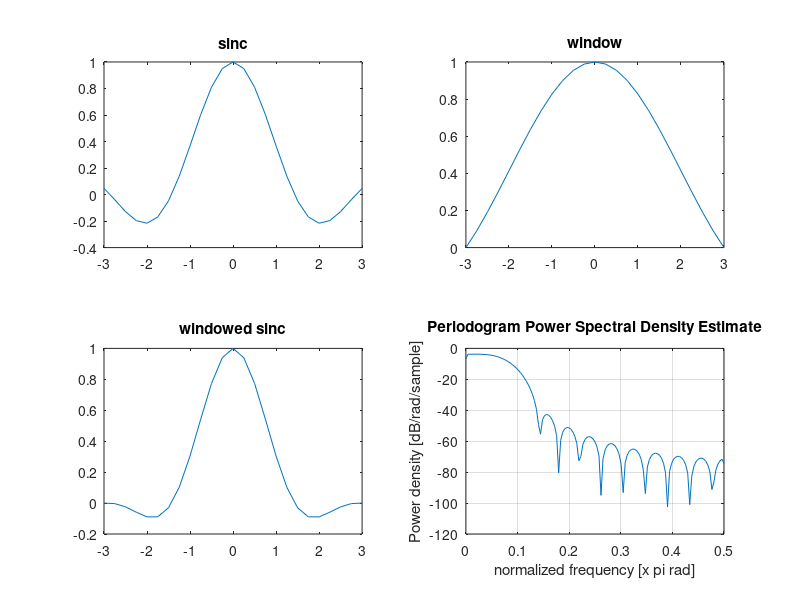
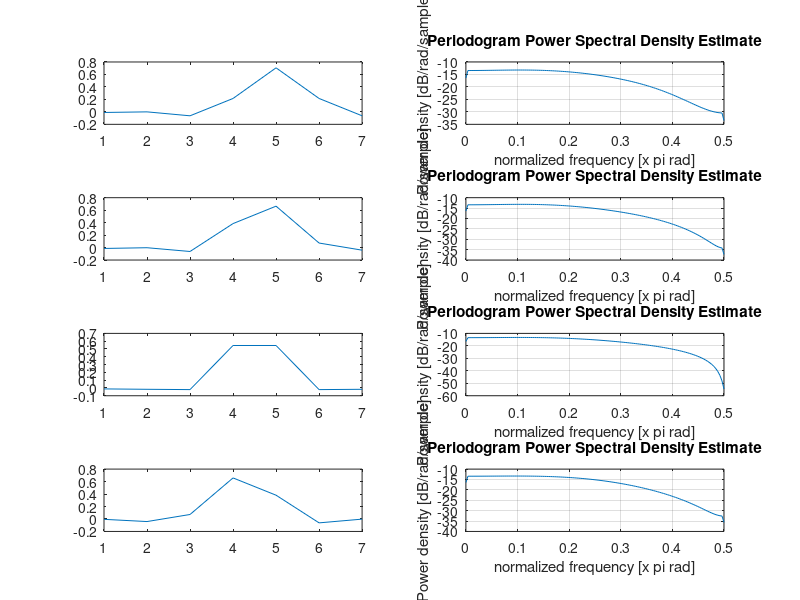
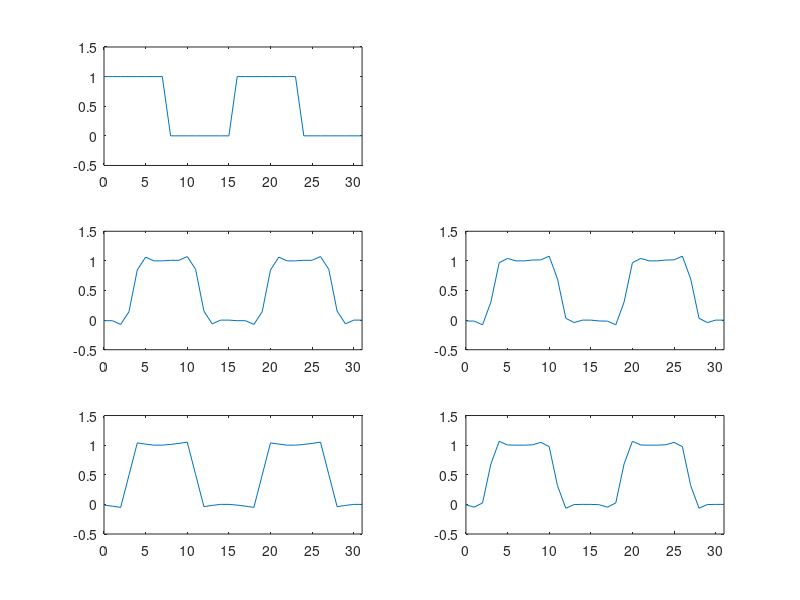
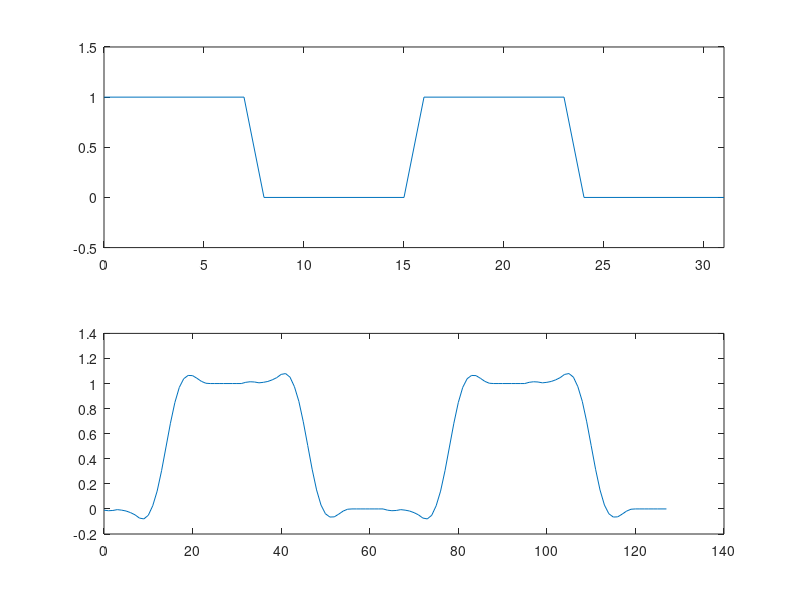

MATLAB code to generate these figures, in order:
% Polyphase Lanczos-windowed sinc interpolation filter generator
% Brendan Lynskey 2018
%

% Design 1D interpolation filter for SD video (Rec 601)
%
% Provides a few options fo rspecification of desired filter charachteristics
%
%
% Real video signals captured using pre-sampling anti-alias filter
% BT.601 recommended pre-sampling filter is ~halfband, as follows:
%    12dB atten @6.75MHz (@0.25 x Fs)
%    40dB atten @8.00MHz (@0.30 x Fs)
%
% Will assume all significant signal-energy contained within this mask
% Aim to make SNR no worse than this
%
% Dynamic range of signals, assuming that use full-scale:
%   8b samples: ~48dB
%  10b samples: ~60dB
%
%
% NB: not specifying passband ripple
%
%
% TO DO: use firls() to find hand-optimised filter, and compare performance

clear all
close all
figure_num = 1;

% Specify filter
%
%    lanczos_order:    number of lobes each side of the main-lobe.
%                      higher order yields higher performance, at greater cost
%    intrp_ratio:      desired interpolation (scaling) factor
%                      equals number of sub-filter phases
%    signed_coeff_wid: bit-width of FIR coefficients (2's complement)
%                      must represent +/-1, so 2 MS bits to left of binary point
%
lanczos_order      = 3;
intrp_ratio        = 4;
%signed_coeff_wid   = 9; % Altera multipliers used efficiently with 9b IPs
signed_coeff_wid   = 18; % Altera multipliers used fully with 18b IPs




% PART 1
% Design a filter which, after up-sampling, attenuates images sufficiently
% for given lanczos_order and intrp_ratio
%
% Specify Rec601 presampling filter mask
f_samp_orig        = 27000000;
f_presamp_40dB     =  8000000;
% Anti-imaging filter transition band specified @ lower edge of 1st image 
f_trans_beg        = (f_samp_orig * 0.25) / f_samp_orig;
f_trans_end        = (f_samp_orig - f_presamp_40dB) / f_samp_orig;

%
% Specify required attenuation. Build up from abse-spec
% Spec image power @end of transition band (worst-case folding here)
%
% Option 1) Spec attenuation guaranteed by Rec601 presampling filter (40dB)
atten_trans_end_dB = 40;
% Option 2) Spec SNR implied by 8b dynamic range (~48dB)
%atten_trans_end_dB = 6.02 * 8;
% Option 3) Spec SNR implied by 10b dynamic range (~60dB)
%atten_trans_end_dB = 6.02 * 10;
%
% Add extra 3dB to make folded-down power insignificant
atten_trans_end_dB = atten_trans_end_dB + 3;
% Add factor for number of images which will fold-down                          - CHECK!
atten_trans_end_dB = atten_trans_end_dB + log10(intrp_ratio-1);



% PART 2
% Generate 1D windowed sinc filter (Lanczos window), over-sampled for upscaling
% 
% Find highest filter Fcutoff for desired attenuation from f_trans_end to PI
%     sinc_pband_scale: sinc argument scale-factor. 
%                       changes Fcutoff of sinc-filter (1 = all-pass)
%
%
for sinc_pband_scale = 1.0:-0.001: 0.01

  %printf("Check relative atten at sinc_pband_scale = %f\n", sinc_pband_scale)

  % Generate normalised sinc filter. Sinc good as filter must be symmetric,
  % as linear phase preserves edges in images
  % Then generate Lanczos window:
  %    Single main sinc lobe, scaled_taps
  %    Zero at lower and upper extremes
  idx_sinc        = (-1*lanczos_order) : 1/intrp_ratio : lanczos_order;

  sinc_func       = sinc(idx_sinc .* sinc_pband_scale);
  wind_func       = sinc(idx_sinc ./ lanczos_order);

  % Windowing i.e. element-wise mult produces prototype filter
  wsinc_func      = sinc_func .* wind_func;
    
  [Pxx, W]        = periodogram(wsinc_func'); % Calc PSD for analysis

  num_bins_2pi    = 2*(length(Pxx)-1);
  bin_trans_end   = round(num_bins_2pi*f_trans_end/intrp_ratio);
  min_atten       = max(Pxx(bin_trans_end:end));
  rel_atten_dB    = 10* log10(Pxx(1)) - 10*log10(min_atten);
  
  if (rel_atten_dB >= atten_trans_end_dB)
  
      % The spec is met if difference between DC attenuation, and
      % attenuation at f_trans_end/intrp_ratio is > required attenuation 
      printf("Check relative atten at new Fnyq * %f\n", (f_trans_end/intrp_ratio))

      printf("Required relative attenuation (in dB):\n")
      atten_trans_end_dB
      
      printf("Actual relative attenuation (min, in dB):\n")
      rel_atten_dB
  
      break
  end

end

 
% Plot sinc, window, windowed-sinc and its PSD
figure(figure_num); figure_num = figure_num + 1;
subplot(2,2,1);
plot(idx_sinc, sinc_func);
title("sinc");
subplot(2,2,2);
plot(idx_sinc, wind_func);
title("window");
subplot(2,2,3)
plot(idx_sinc, wsinc_func);
title("windowed sinc");
subplot(2,2,4);
periodogram(wsinc_func')



% PART 3
% Generate polyphase coefficients for Lanczos anti-imaging filter
% Make simple odd-order FIR, which captures central lobe,
% and the extra lobes on *both* sides.
% Odd order filter co-sites output with the input samples
num_taps        = (2*lanczos_order) + 1;
num_phases      = intrp_ratio;

fir_poly        = zeros(num_phases, num_taps);

% Generate impulse response for each of the polyphase filters
% NB: Octave sinc() function is the normalised sinc: sin(pi*x)/(pi*x)
% Integer arguments for sinc return 0 except at x=0, as each lobe occupies an
% interval of 1 (assuming passband is 100% of Nyquist band)

% Could use function downsample() here

for idx_phs = num_phases:-1:1
    for idx_tap = 1:num_taps
        % Choose x co-ordinate for sub-filter in question
        % Step over x-axis with increments of 1 (single lobe)
        % Each subsequent phase starts a fraction of a lobe to the left,
        % that's because in convoution, impulse-response is LR flipped
        phs_offset                 = (idx_phs - num_phases - 1) / num_phases;
        x_coord                    = (-1 * lanczos_order) + (idx_tap-1) + phs_offset;
        sinc_val                   = sinc(x_coord .* sinc_pband_scale);
        % Lanczos window uses a dilated central lobe to weight the sinc function,
        % weights decreasing as move away from x=0
        wind_val                   = sinc(x_coord ./ lanczos_order);
        fir_poly(idx_phs, idx_tap) = sinc_val * wind_val;
    end
    % Normalise mag-response
    sum_mag                 = sum(fir_poly(idx_phs, :));
    fir_poly(idx_phs, :)   /= sum_mag;
    % Round coefficients to nearest fixed-point value
    % For range of +/-1, need 2 integer bits
    scale_fact              = 2 ^ (signed_coeff_wid - 2);
    scaled_taps             = fir_poly(idx_phs, :) .* scale_fact;
    fir_poly(idx_phs, :)    = round(scaled_taps)   ./ (scale_fact);
end

% Plot PSD of each phase. Check that all have low-pass spectrum!
figure(figure_num); figure_num = figure_num + 1;

subplot_num = 1;
for phase = 1 : num_phases
    subplot(num_phases, 2, subplot_num);
    subplot_num = subplot_num + 1;
    plot(1:num_taps, fir_poly(phase, :));

    subplot(num_phases, 2, subplot_num);
    subplot_num = subplot_num + 1;
    periodogram(fir_poly(phase, :)');
end






% PART 4
% Demonstrate scaling with square-wave input

ip_len = 32;
ip_sig = [ones(1,ip_len/4), zeros(1,ip_len/4), ones(1,ip_len/4), zeros(1,ip_len/4)];


% Calculate output of each phase
% Plot input signal, and results of simple filtering (sanity check)

figure(figure_num); figure_num = figure_num + 1;

fig_xaxis        = [0:(ip_len-1)];

subplot(((num_phases/2)+1),2,1);
plot(fig_xaxis, ip_sig);
axis([0, (ip_len-1), -0.5, 1.5]);

phase_op_len     = ip_len + (num_taps-1);
op_phase         = zeros(num_phases, phase_op_len);

for phase = 1:num_phases
    op_phase(phase, :) = conv(ip_sig, fir_poly(phase, :));
    subplot(((num_phases/2)+1),2,phase+2);
    plot(fig_xaxis, op_phase(phase, 1:ip_len));
    axis([0, (ip_len-1), -0.5, 1.5]);
end


% Create upscaled output, by commutating between phases
op_upsc          = zeros(1, num_phases * ip_len);

idx_phase = 1;
idx_samp  = 1;
for idx_upsc = 1: length(op_upsc)
    op_upsc(idx_upsc) = op_phase(idx_phase, idx_samp);
    if (idx_phase == num_phases)
        idx_phase         = 1;
        idx_samp          = idx_samp + 1;
    else
        idx_phase         = idx_phase + 1;
    end
end

% Plot the input and output signals. NB group-delay and x-axis scale
figure(figure_num); figure_num = figure_num + 1;

subplot(2,1,1);
plt_xaxis        = [0:(ip_len-1)];
plot(plt_xaxis, ip_sig);
axis([0, (ip_len-1), -0.5, 1.5]);

subplot(2,1,2);
plt_xaxis        = [0:(length(op_upsc)-1)];
plot(plt_xaxis, op_upsc);
